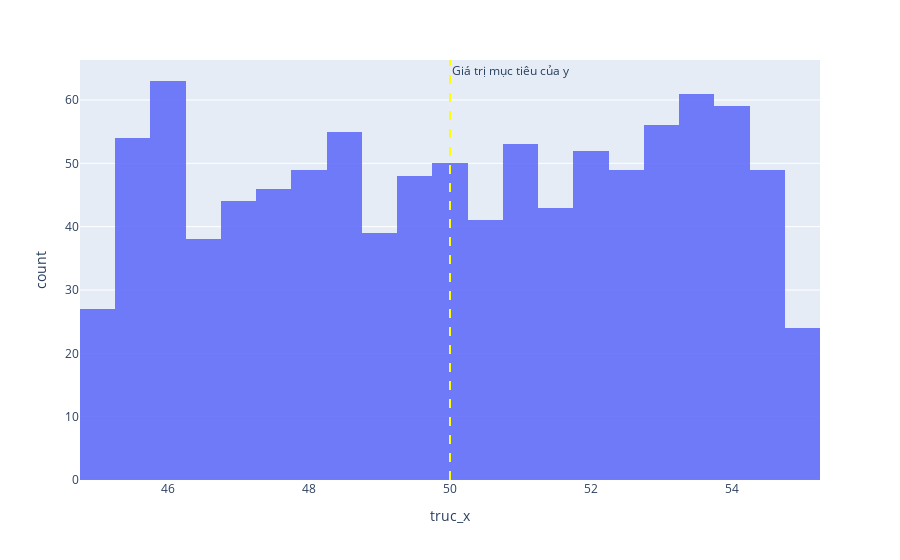

The code cell stored with this chart in its notebook:
### Markdown cell above
### Bài 4

### Code cell
import plotly.express as px
import numpy as np

# đặt giá trị mục tiêu là số tùy ý 
y = 50

# Tạo ra 1000 giá trị ngẫu nhiên từ phân phối đều theo công thức đã cho của Z 
z = np.random.uniform(y-5, y+5, 1000)

# Tạo biểu đồ histogram từ các giá trị Z vừa tính ngẫu nhiên
# trục x sẽ hiển thị các giá trị z và trục y là tần suất xuất hiện của z
fig = px.histogram(x=z, nbins=30, opacity=0.9,
                   labels={'x': 'truc_x', 'y': 'truc_y'})

# thêm đường thẳng dọc trên biểu đồ histogram tại vị trí 𝑦 ban dau
fig.add_vline(x=y, line_dash="dash", line_color="yellow",
              annotation_text="Giá trị mục tiêu của y"
              )

# chú thích khi di chuột vào các cột trong biểu đồ histogram
fig.update_traces(hovertemplate="giá trị của Z là : %{x}")

# Display the plot
fig.show()

### Figure 1 — Plotly figure (JSON) as saved in the notebook; plotly's stock layout.template omitted (floating-point values rounded to 4 significant figures; data arrays with more than 128 entries replaced by an {"elided": "..."} marker saying what was removed)
{"data": [{"alignmentgroup": "True", "bingroup": "x", "hovertemplate": "giá trị của Z là : %{x}", "legendgroup": "", "marker": {"color": "#636efa", "opacity": 0.9, "pattern": {"shape": ""}}, "name": "", "nbinsx": 30, "offsetgroup": "", "orientation": "v", "showlegend": false, "type": "histogram", "x": {"elided": "1000 float values"}, "xaxis": "x", "yaxis": "y"}], "layout": {"annotations": [{"showarrow": false, "text": "Giá trị mục tiêu của y", "x": 50, "xanchor": "left", "xref": "x", "y": 1, "yanchor": "top", "yref": "y domain"}], "barmode": "relative", "legend": {"tracegroupgap": 0}, "margin": {"t": 60}, "shapes": [{"line": {"color": "yellow", "dash": "dash"}, "type": "line", "x0": 50, "x1": 50, "xref": "x", "y0": 0, "y1": 1, "yref": "y domain"}], "xaxis": {"anchor": "y", "domain": [0, 1], "title": {"text": "truc_x"}}, "yaxis": {"anchor": "x", "domain": [0, 1], "title": {"text": "count"}}}}
